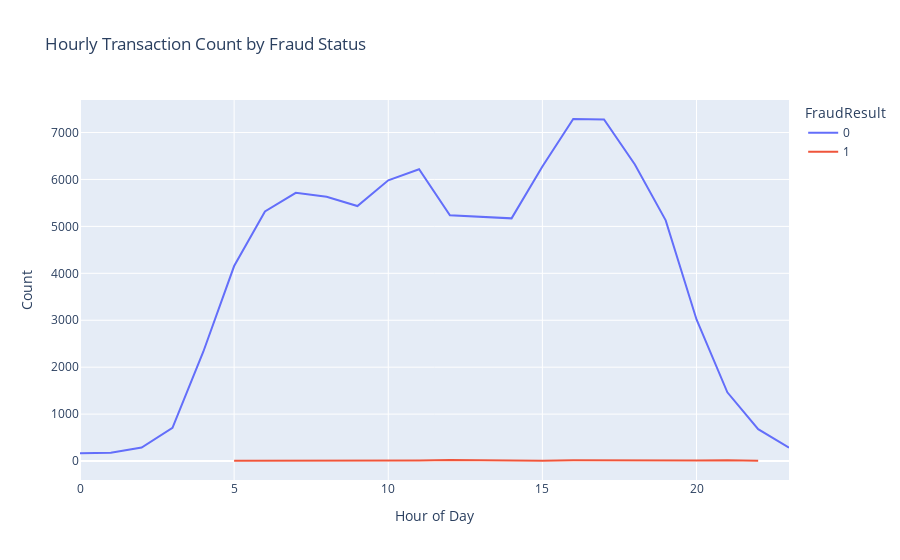

The notebook cell this image was saved under:
### Markdown cell above
## 5. Time Series Analysis

### Code cell
# Daily Transaction Patterns
daily_trans = df.set_index('TransactionStartTime').resample('D').size()
daily_amount = df.set_index('TransactionStartTime').resample('D')['Amount'].sum()

plt.figure(figsize=(15, 8))
plt.subplot(2, 1, 1)
daily_trans.plot()
plt.title('Daily Transaction Count')
plt.ylabel('Count')

plt.subplot(2, 1, 2)
daily_amount.plot()
plt.title('Daily Transaction Amount')
plt.ylabel('Amount')

plt.tight_layout()
plt.show()

# Hourly Fraud Patterns
df['hour'] = df['TransactionStartTime'].dt.hour
hourly_fraud = df.groupby(['hour', 'FraudResult']).size().unstack()

fig = px.line(hourly_fraud, x=hourly_fraud.index, y=hourly_fraud.columns,
              title='Hourly Transaction Count by Fraud Status',
              labels={'value': 'Count', 'hour': 'Hour of Day', 'variable': 'Fraud Result'})
fig.update_layout(hovermode='x unified')
fig.show()

### Figure 1 — Plotly figure (JSON) as saved in the notebook; plotly's stock layout.template omitted (floating-point values rounded to 4 significant figures)
{"data": [{"hovertemplate": "FraudResult=0<br>Hour of Day=%{x}<br>Count=%{y}<extra></extra>", "legendgroup": "0", "line": {"color": "#636efa", "dash": "solid"}, "marker": {"symbol": "circle"}, "mode": "lines", "name": "0", "orientation": "v", "showlegend": true, "type": "scatter", "x": [0, 1, 2, 3, 4, 5, 6, 7, 8, 9, 10, 11, 12, 13, 14, 15, 16, 17, 18, 19, 20, 21, 22, 23], "xaxis": "x", "y": [167.0, 176.0, 289.0, 707.0, 2329.0, 4155.0, 5318.0, 5714.0, 5631.0, 5433.0, 5982.0, 6217.0, 5238.0, 5207.0, 5171.0, 6277.0, 7288.0, 7279.0, 6319.0, 5128.0, 3017.0, 1464.0, 679.0, 284.0], "yaxis": "y"}, {"hovertemplate": "FraudResult=1<br>Hour of Day=%{x}<br>Count=%{y}<extra></extra>", "legendgroup": "1", "line": {"color": "#EF553B", "dash": "solid"}, "marker": {"symbol": "circle"}, "mode": "lines", "name": "1", "orientation": "v", "showlegend": true, "type": "scatter", "x": [0, 1, 2, 3, 4, 5, 6, 7, 8, 9, 10, 11, 12, 13, 14, 15, 16, 17, 18, 19, 20, 21, 22, 23], "xaxis": "x", "y": [1.0, NaN, NaN, 7.0, NaN, 6.0, 7.0, 9.0, 8.0, 10.0, 4.0, 9.0, 24.0, 17.0, 8.0, 8.0, 18.0, 12.0, 13.0, 4.0, 9.0, 15.0, 4.0, NaN], "yaxis": "y"}], "layout": {"hovermode": "x unified", "legend": {"title": {"text": "FraudResult"}, "tracegroupgap": 0}, "title": {"text": "Hourly Transaction Count by Fraud Status"}, "xaxis": {"anchor": "y", "domain": [0, 1], "title": {"text": "Hour of Day"}}, "yaxis": {"anchor": "x", "domain": [0, 1], "title": {"text": "Count"}}}}
